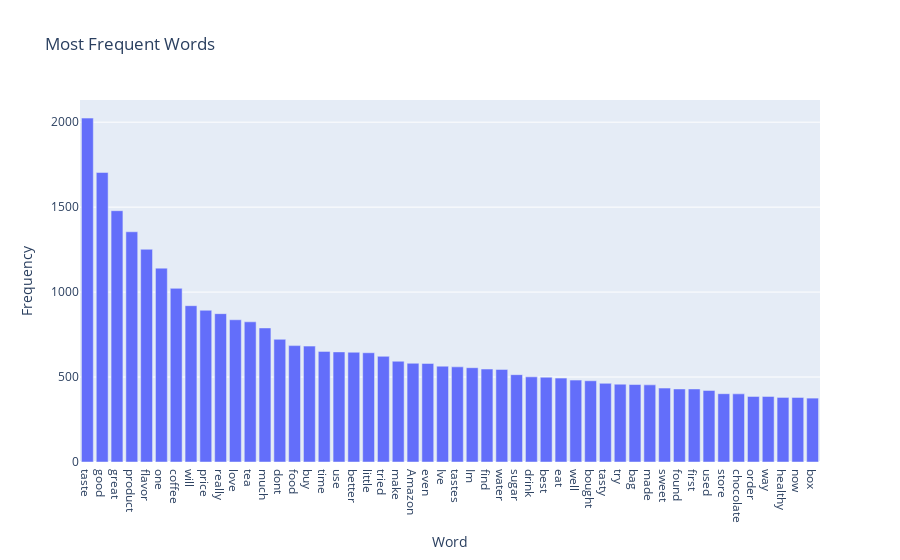

The notebook cell this image was saved under:
### Code cell
reviews_text = " ".join(df['Text'])
# remove <br> tags from the text
reviews_text = re.sub(r'<br\s?\/?>', ' ', reviews_text)
# remove punctuation from the text
reviews_text = reviews_text.translate(str.maketrans('', '', string.punctuation))
# remove stop words from the text
sw = set(STOPWORDS)
words = [w for w in reviews_text.split() if w.lower() not in sw]

word_counts = Counter(words).most_common(50)
fig = go.Figure([go.Bar(x=[w[0] for w in word_counts], y=[w[1] for w in word_counts])])
fig.update_layout(title="Most Frequent Words", xaxis_title="Word", yaxis_title="Frequency")
fig.show()

### Figure 1 — Plotly figure (JSON) as saved in the notebook; plotly's stock layout.template omitted (floating-point values rounded to 4 significant figures)
{"data": [{"type": "bar", "x": ["taste", "good", "great", "product", "flavor", "one", "coffee", "will", "price", "really", "love", "tea", "much", "dont", "food", "buy", "time", "use", "better", "little", "tried", "make", "Amazon", "even", "Ive", "tastes", "Im", "find", "water", "sugar", "drink", "best", "eat", "well", "bought", "tasty", "try", "bag", "made", "sweet", "found", "first", "used", "store", "chocolate", "order", "way", "healthy", "now", "box"], "y": [2024, 1704, 1479, 1355, 1252, 1141, 1022, 920, 893, 873, 837, 825, 789, 722, 685, 682, 651, 648, 646, 643, 622, 593, 581, 580, 564, 560, 555, 547, 545, 514, 501, 499, 494, 482, 478, 463, 458, 456, 454, 435, 430, 430, 421, 402, 401, 386, 386, 380, 380, 376]}], "layout": {"autosize": true, "title": {"text": "Most Frequent Words"}, "xaxis": {"autorange": true, "range": [-0.5, 49.5], "title": {"text": "Word"}, "type": "category"}, "yaxis": {"autorange": true, "range": [0, 2131.0], "title": {"text": "Frequency"}, "type": "linear"}}}
